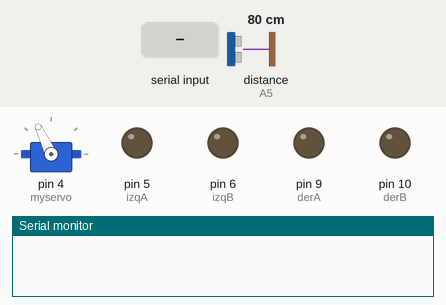
This sketch was run on a simulated Arduino Uno, built with avr-gcc and run on an emulated ATmega328P. On the bench: servo, output pins drawn as LEDs (lit = HIGH), the last lines printed to the serial monitor. Inputs (shaded band) come from the test bench; at power-on: distance to the obstacle (sensor on A5) 80 cm. The echo pulse lasts 58.3 µs per cm.

Above: at 3.9 s.
4.0 s: "d" received over Serial
At 4.5 s:
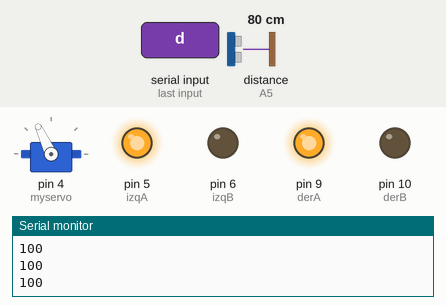
5.5 s: "s" received over Serial
At 6.0 s:
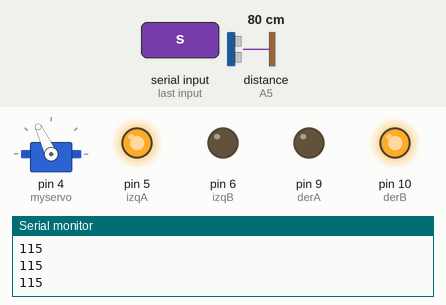
7.0 s: "w" received over Serial
At 8.2 s:
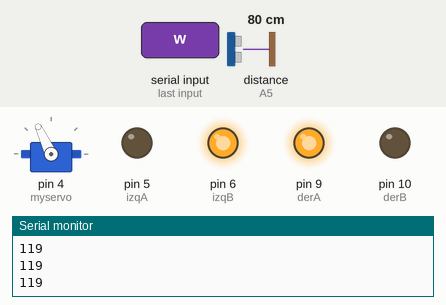
8.5 s: "a" received over Serial
At 9.4 s:
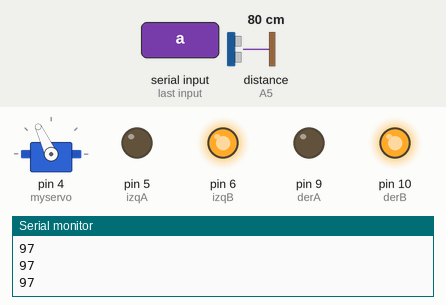
10.0 s: "c" received over Serial
At 10.5 s:
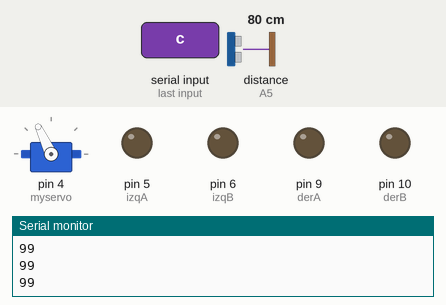
11.5 s: "k" received over Serial
At 13.0 s:
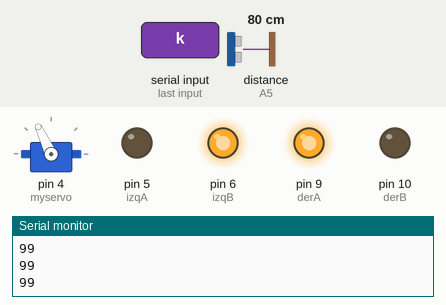
Timing chart, 0 to 14.0 s (numbered marks = the images above; inputs shaded):
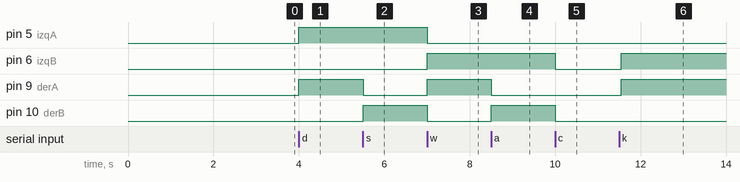

The sketch:

fullcar.ino
```cpp
#include <NewPing.h>
#include <Servo.h> // Silnik sterujący czujnikiem odległości

#define TRIG_PIN A4
#define ECHO_PIN A5
#define MAX_DISTANCE 200

NewPing sonar(TRIG_PIN, ECHO_PIN, MAX_DISTANCE);
Servo myservo;

boolean goesForward=false;
int distance = 100;
int speedSet = 0;

int izqA = 5;  // Piny silników
int izqB = 6;
int derA = 9;
int derB = 10;
int spd = 255; // prędkość 0-255
int sr = 'g';

void setup() {
Serial.begin(9600);
pinMode(derA, OUTPUT);
pinMode(derB, OUTPUT);
pinMode(izqA, OUTPUT);
pinMode(izqB, OUTPUT);

myservo.attach(4);  // Pin servo
  myservo.write(115);
  delay(2000);
  distance = readPing();
  delay(100);
  distance = readPing();
  delay(100);
  distance = readPing();
  delay(100);
  distance = readPing();
  delay(100);

}
void loop() {
if(Serial.available()>0){ // Sekcja sterowania samochodem
sr = Serial.read();
}
    if(sr=='d'){ // prawo
     Serial.println(sr);
    analogWrite(derB, 0);
    analogWrite(izqB, 0);
    analogWrite(derA, spd);
    analogWrite(izqA, spd);
    }
    if(sr=='s'){ // tyl
     Serial.println(sr);
    analogWrite(derB, spd);
    analogWrite(izqB, 0);
    analogWrite(derA, 0);
    analogWrite(izqA, spd);
    }
    if(sr=='c'){ // Stop
     Serial.println(sr);
    analogWrite(derB, 0);
    analogWrite(izqB, 0);
    analogWrite(derA, 0);
    analogWrite(izqA, 0);
    }
    if(sr=='w'){ // przod
     Serial.println(sr);
    analogWrite(derB, 0);
    analogWrite(izqB, spd);
    analogWrite(izqA, 0);
    analogWrite(derA, spd);
    }
    if(sr=='a'){ // lewo
     Serial.println(sr);
    analogWrite(derA, 0);
    analogWrite(izqA, 0);
    analogWrite(derB, spd);
    analogWrite(izqB, spd);
    }
  if(sr == 'k'){ // Autonomiczna jazda
  int distanceR = 0;
  int distanceL =  0;
  delay(40);

  if(distance<=20)
 {
  moveStop();
  delay(100);
  moveBackward();
  delay(300);
  moveStop();
  delay(200);
  distanceR = lookRight();
  delay(200);
  distanceL = lookLeft();
  delay(200);

  if(distanceR>=distanceL)
  {
    turnRight();
    moveStop();
  }else
  {
    turnLeft();
    moveStop();
  }
 }else
 {
  moveForward();
 }
 distance = readPing();

}
}
int lookRight()
{ // Patrzy w prawo i zczytuje odległość
    myservo.write(50);
    delay(500);
    int distance = readPing();
    delay(100);
    myservo.write(115);
    return distance;
}

int lookLeft()
{ // Patrzy w lewo i zczytuje odległość
    myservo.write(170);
    delay(500);
    int distance = readPing();
    delay(100);
    myservo.write(115);
    return distance;
    delay(100);
}

int readPing() {
  delay(70);
  int cm = sonar.ping_cm();
  if(cm==0)
  {
    cm = 500;
  }
  return cm;
}

void moveStop() { // Funkcje wykorzystywane do autonomicznej jazdy
  analogWrite(derB, 0);
  analogWrite(izqB, 0);
  analogWrite(derA, 0);
  analogWrite(izqA, 0);
  }

void moveForward() {


    analogWrite(derB, 0);
    analogWrite(izqB, spd);
    analogWrite(izqA, 0);
    analogWrite(derA, spd);

}

void moveBackward() {

    analogWrite(derB, spd);
    analogWrite(izqB, 0);
    analogWrite(derA, 0);
    analogWrite(izqA, spd);

}

void turnRight() {
  analogWrite(derB, 0);
  analogWrite(izqB, 0);
  analogWrite(derA, spd);
  analogWrite(izqA, spd);
  delay(300);
 moveForward();

}

void turnLeft() {
  analogWrite(derA, 0);
  analogWrite(izqA, 0);
  analogWrite(derB, spd);
  analogWrite(izqB, spd);
  delay(300);
   moveForward();
}
```

Measured:
- after the input at 4.0 s, pin 5 (izqA), pin 9 (derA): LOW → HIGH at once
- after the input at 5.5 s, pin 9 (derA): HIGH → LOW at once; pin 10 (derB): LOW → HIGH at once
- after the input at 7.0 s, pin 5 (izqA), pin 10 (derB): HIGH → LOW at once; pin 6 (izqB), pin 9 (derA): LOW → HIGH at once
- after the input at 8.5 s, pin 9 (derA): HIGH → LOW at once; pin 10 (derB): LOW → HIGH at once
- after the input at 10.0 s, pin 6 (izqB), pin 10 (derB): HIGH → LOW at once
- after the input at 11.5 s, pin 6 (izqB), pin 9 (derA): LOW → HIGH at once
